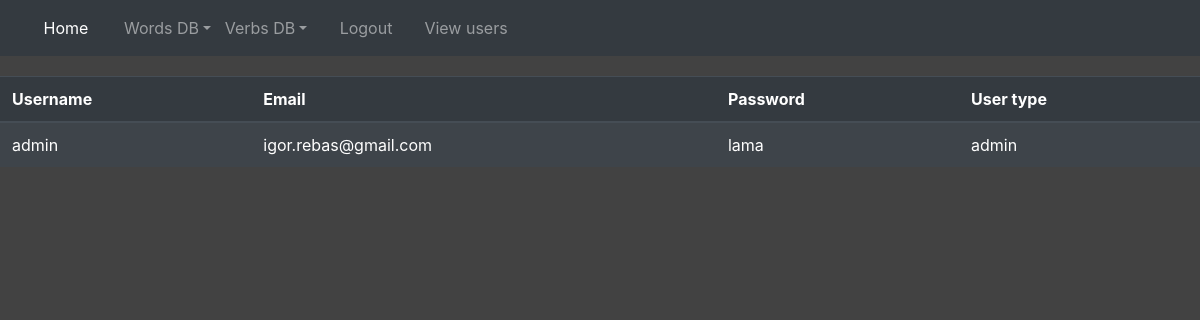
Page /view_users.html (signed in) on the committed database.
### models.py (models this page shows, shortened)
class Users(db.Model):
    id = db.Column('id', db.Integer, primary_key=True)
    username = db.Column('username', db.String)
    password = db.Column('password', db.String)
    email = db.Column('email', db.String)
    user_type = db.Column('user_type', db.String)

### functions_main.py (the view)
@app.route('/view_users.html', methods=['POST', 'GET'])
def view_users():
    user_type = Users.query.filter(Users.username == session['username']).first().user_type
    if user_type == 'admin':
        users = Users.query.order_by(Users.username.asc()).all()
        return render_template('/view_users.html', users=users)
    else:
        flash('Access denied')
        return render_template('/view_users.html')

### templates/view_users.html (shortened to what this page needs)
{% extends "base.html" %}
{% block content %}
<table class="table table-striped table-dark table-hover">
  <thead>
    <tr>
      <th scope="col">Username</th>
      <th scope="col">Email</th>
      <th scope="col">Password</th>
      <th scope="col">User type</th>
    </tr>
  </thead>
  <tbody>
    {% for item in users %}
      <tr>
        <td>{{ item.username }}</td>
        <td>{{ item.email }}</td>
        <td>{{ item.password }}</td>
        <td>{{ item.user_type }}</td>
      </tr>
    {% endfor %}
  </tbody>
</table>
{% endblock %}

### static/styles/styles.css (style rules this page uses)
body { background-color: #424242; }

### rows in the picture
Users: username "admin", email "igor.rebas@gmail.com", password "lama", user_type "admin"
